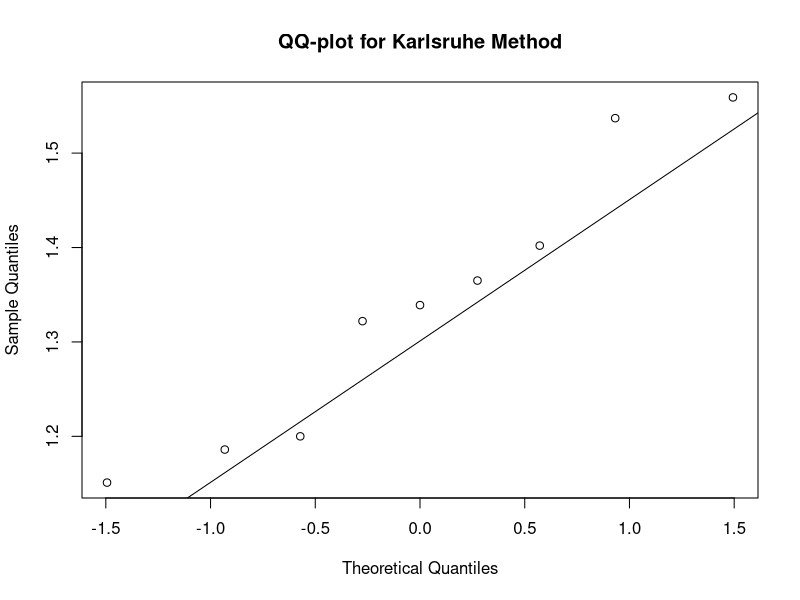
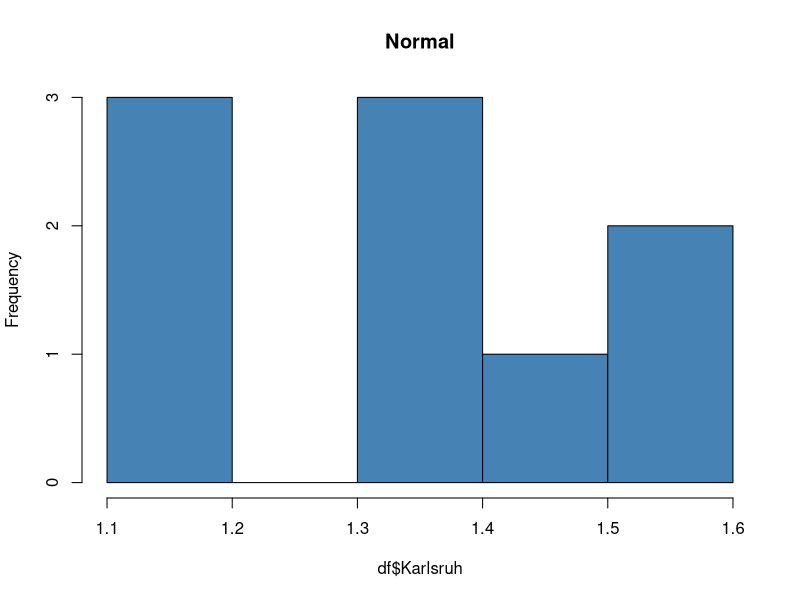
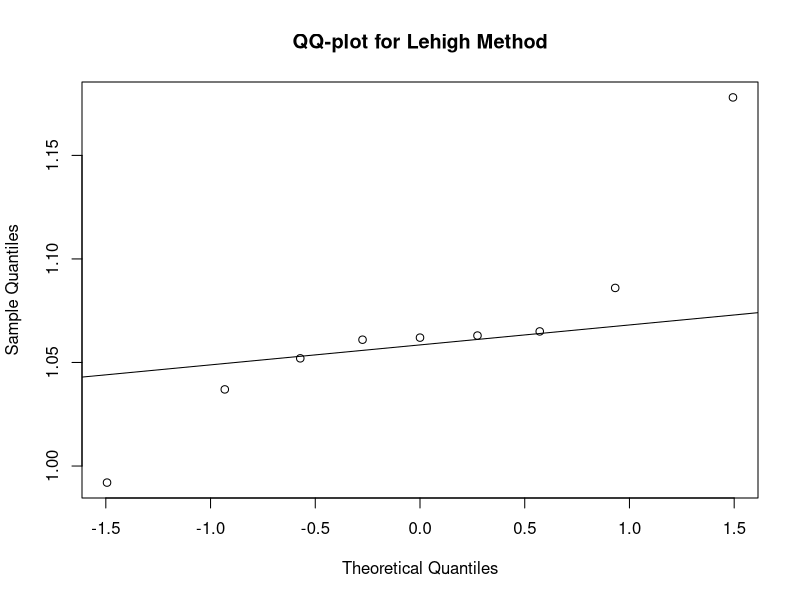
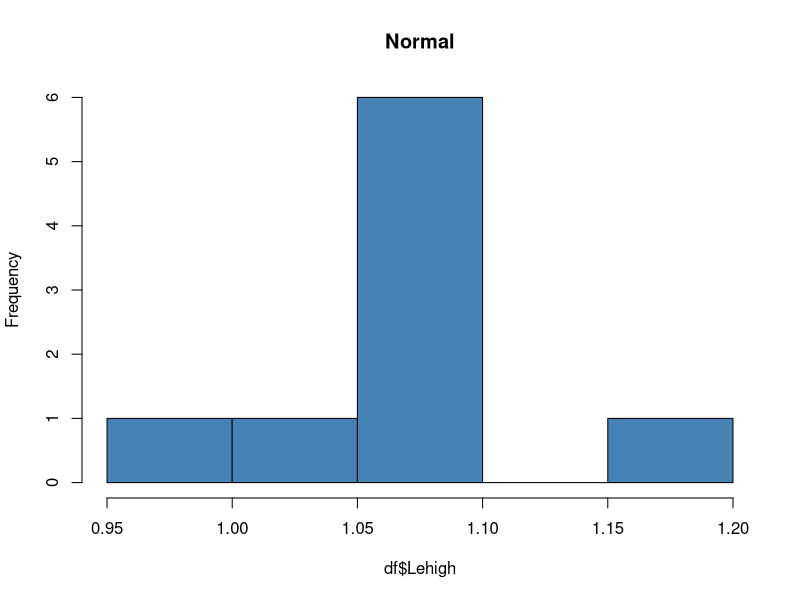
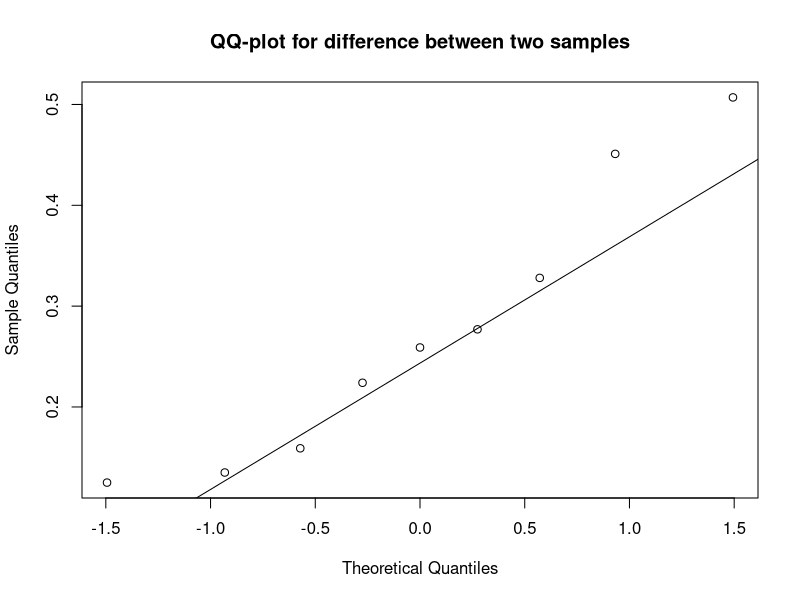
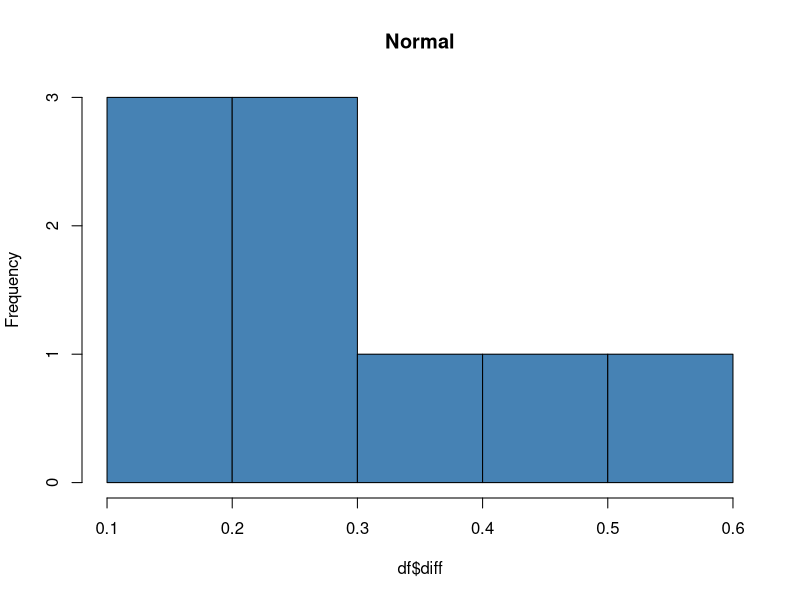

R code for these plots, in order:
library("car")
library("ggplot2")
library("dplyr")

df1 <- c(1.186, 1.151, 1.322, 1.339, 1.20, 1.402, 1.365, 1.537, 1.559)
df2 <- c(1.061, 0.992, 1.063, 1.062, 1.065, 1.178, 1.037, 1.086, 1.052)
df <- data.frame(Karlsruh = df1, Lehigh = df2)
class(df)
typeof(df)
print(df)

# check normality assumption for both samples
qqnorm(df$Karlsruh, pch = 1, main = "QQ-plot for Karlsruhe Method")
qqline(df$Karlsruh)
hist(df$Karlsruh, col = "steelblue", main = "Normal")
qqnorm(df$Lehigh, pch = 1, main = "QQ-plot for Lehigh Method")
qqline(df$Lehigh)
hist(df$Lehigh, col = "steelblue", main = "Normal")

# check normality assumption for mean difference
df <- df %>%
    mutate(diff = Karlsruh - Lehigh)
qqnorm(df$diff, pch = 1, main = "QQ-plot for difference between two samples")
qqline(df$diff)
hist(df$diff, col = "steelblue", main = "Normal")